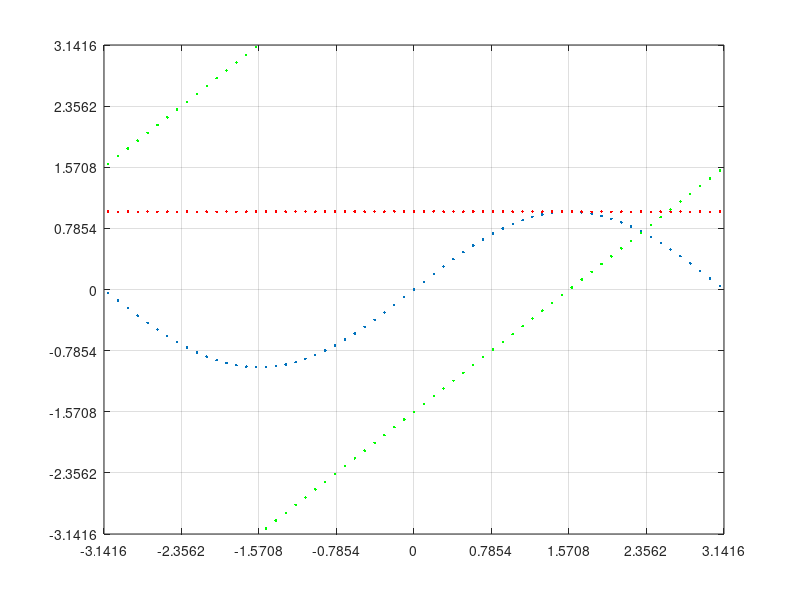

Here is the MATLAB script that generated this plot:
t = -30:.1:30;
y = sin(t);

h = hilbert(y);
idx = t>-2*pi & t<2*pi;

env = abs(h);
ang = angle(h);

close; figure('Position',[319   252   963   767]);
plot(t(idx),y(idx),'.'); hold on;

plot(t(idx),env(idx),'r.');
plot(t(idx),ang(idx),'g.');


set(gca, 'XTick', -pi:pi/4:pi,'YTick', -pi:pi/4:pi, 'XLim', [-pi pi], 'YLim', [-pi pi]);
grid on;
